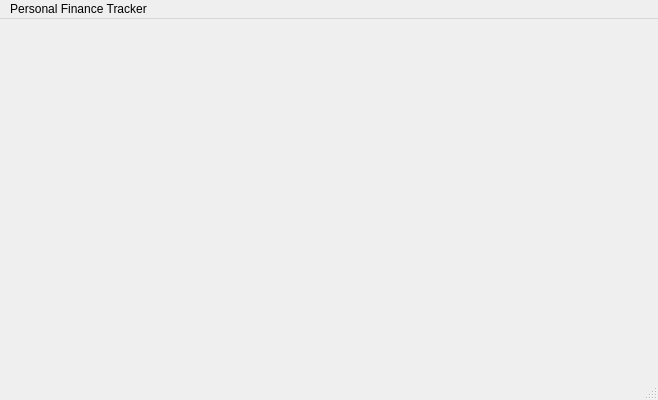
<?xml version="1.0" encoding="UTF-8"?>
<ui version="4.0">
 <class>PersonalTracker</class>
 <widget class="QMainWindow" name="PersonalTracker">
  <property name="geometry">
   <rect>
    <x>0</x>
    <y>0</y>
    <width>658</width>
    <height>400</height>
   </rect>
  </property>
  <property name="windowTitle">
   <string>PersonalTracker</string>
  </property>
  <widget class="QWidget" name="centralwidget"/>
  <widget class="QMenuBar" name="menubar">
   <property name="geometry">
    <rect>
     <x>0</x>
     <y>0</y>
     <width>658</width>
     <height>17</height>
    </rect>
   </property>
   <widget class="QMenu" name="menuPersonal_Finance_Tracker">
    <property name="title">
     <string>Personal Finance Tracker</string>
    </property>
   </widget>
   <addaction name="menuPersonal_Finance_Tracker"/>
  </widget>
  <widget class="QStatusBar" name="statusbar"/>
 </widget>
 <resources/>
 <connections/>
</ui>
